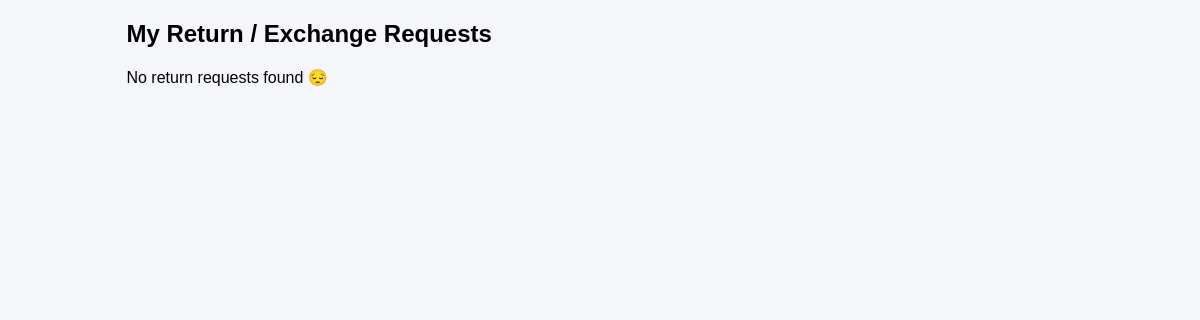
The page /my-returns/ (signed in) on the database as committed earlier.
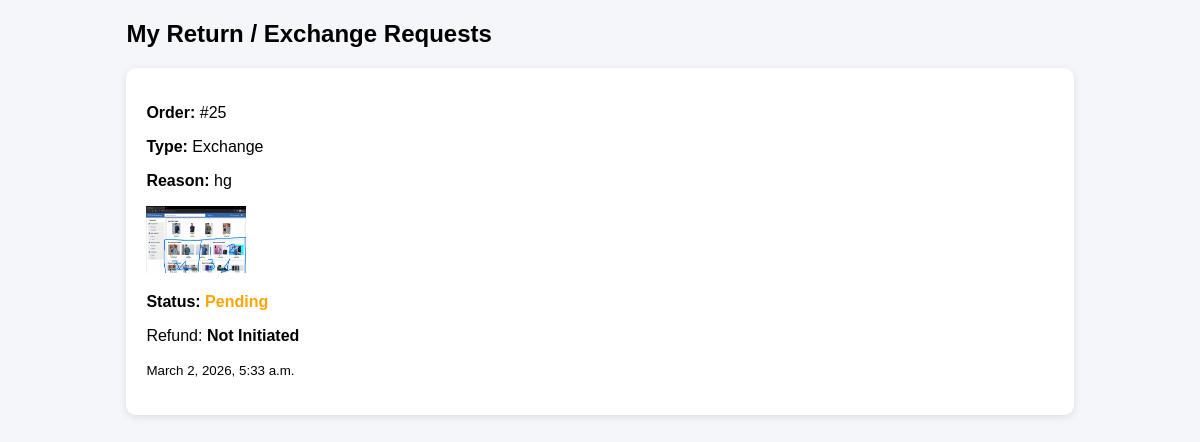
The same page on the database as committed later.
### category/models.py (models this page shows, shortened)
class ReturnRequest(models.Model):
    STATUS_CHOICES = (
        ('Pending', 'Pending'),
        ('Approved', 'Approved'),
        ('Rejected', 'Rejected'),
    )
    REFUND_STATUS = (
        ('Not Initiated', 'Not Initiated'),
        ('Processing', 'Processing'),
        ('Completed', 'Completed'),
    )
    TYPE_CHOICES = (
        ('Return', 'Return'),
        ('Exchange', 'Exchange'),
    )
    order = models.ForeignKey(Order, on_delete=models.CASCADE, related_name="returns")
    user = models.ForeignKey(User, on_delete=models.CASCADE)
    request_type = models.CharField(max_length=10, choices=TYPE_CHOICES)
    reason = models.TextField()
    image = models.ImageField(upload_to='return_images/', null=True, blank=True)
    status = models.CharField(max_length=10, choices=STATUS_CHOICES, default='Pending')
    refund_status = models.CharField(max_length=20, choices=REFUND_STATUS, default='Not Initiated')
    created_at = models.DateTimeField(auto_now_add=True)

class Order(models.Model):
    STATUS_CHOICES = (
        ('Placed', 'Placed'),
        ('Shipped', 'Shipped'),
        ('Delivered', 'Delivered'),
        ('Cancelled', 'Cancelled'),
    )
    user = models.ForeignKey(User, on_delete=models.CASCADE)
    total_amount = models.DecimalField(max_digits=10, decimal_places=2)
    discount_amount = models.DecimalField(max_digits=10, decimal_places=2, default=0)
    status = models.CharField(
        max_length=20,
        choices=STATUS_CHOICES,
        default='Placed'
    )
    created_at = models.DateTimeField(auto_now_add=True)
    delivered_at = models.DateTimeField(null=True, blank=True)

### category/views.py (the view)
# urls.py: path('my-returns/', views.my_returns, name='my_returns'),
def my_returns(request):
    returns = ReturnRequest.objects.filter(user=request.user)
    return render(request, "my_returns.html", {"returns": returns})

### category/templates/my_returns.html (shortened to what this page needs)
<!DOCTYPE html>
<html>
<head>
</head>
<body>
<div class="container">
    <h2>My Return / Exchange Requests</h2>
    {% for r in returns %}
        <div class="card">
            <p><b>Order:</b> #{{ r.order.id }}</p>
            <p><b>Type:</b> {{ r.request_type }}</p>
            <p><b>Reason:</b> {{ r.reason }}</p>
            {% if r.image %}
                <img src="{{ r.image.url }}" width="100">
            {% endif %}
            <p class="status">
                Status:
                <span class="{{ r.status|lower }}">
                    {{ r.status }}
                </span>
            </p>
            <p>
                Refund:
                <b>{{ r.refund_status }}</b>
            </p>
            <p><small>{{ r.created_at }}</small></p>
        </div>
    {% empty %}
        <p>No return requests found 😔</p>
    {% endfor %}
</div>
</body>
</html>

Rows that differ between the two databases and show on the page:
added ReturnRequest: order.id "25", request_type "Exchange", reason "hg", image (picture), status "Pending", refund_status "Not Initiated", created_at "March 2, 2026, 5:33 a.m."
Other text that changed with them:
text no longer shown: "No return requests found 😔"
